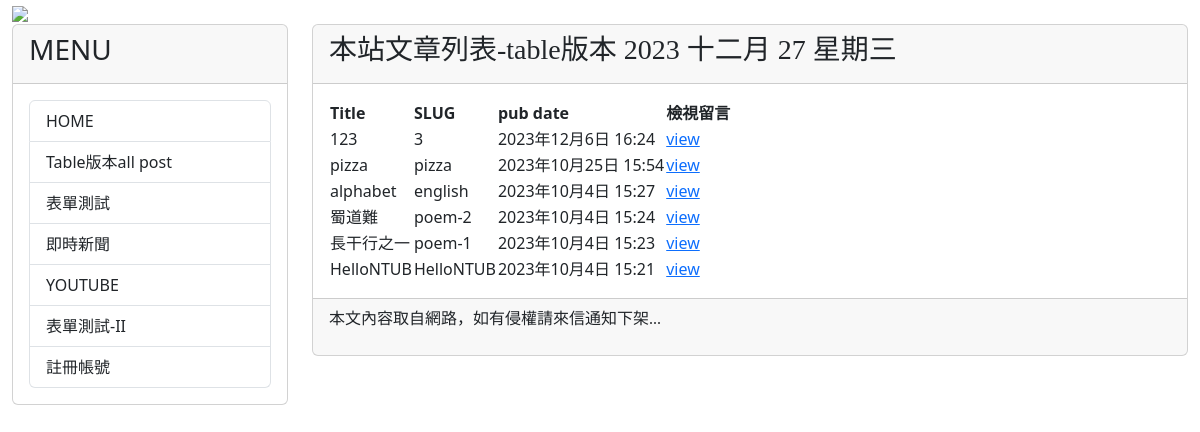
Page /post/ on the committed database.
### mysite/models.py (models this page shows, shortened)
class Post(models.Model):
    title=models.CharField(max_length=200) #標題
    slug=models.CharField(max_length=200) #網址
    body=models.TextField() #內容
    category=models.TextField(null=True) #分類
    pub_date=models.DateTimeField(auto_now_add=True)
    class Meta:
        ordering=('-pub_date', ) #-反向排序

### mysite/views.py (the view)
# urls.py: path('post/', mv.show_all_posts, name="show-all-posts"),
def show_all_posts(request):
    posts=Post.objects.all()
    return render(request,'allposts.html',locals())

### mysite/templates/allposts.html (shortened to what this page needs)
{% extends "base2.html" %}
{% block headmessage %}
<h3 style='font-family:標楷體;'>本站文章列表-table版本</a>
    {% now 'Y M d D' %}
{% endblock headmessage %}
{% block content %}
{% for post in posts %}
{% if forloop.first %}
<table>
    <tr background='#cccccc'>
        <th>Title</th>
        <th>SLUG</th>
        <th>pub date</th>
        <th>檢視留言</th>
    </tr>
{% endif %}
    <tr background='{% cycle "#ffccff" "#ccffcc" %}'>
        <td>{{ post.title }}</td>
        <td>{{ post.slug }}</td>
        <td>{{ post.pub_date }}</td>
        <td><a href="{% url 'show-comments' post.id %}">view</a></td>
    </tr>
{% if forloop.last %}
</table>
{% endif %}
{% endfor %}
{% endblock content %}

### rows in the picture
Post: title "123", slug "3", pub_date "2023年12月6日 16:24"
Post: title "pizza", slug "pizza", pub_date "2023年10月25日 15:54"
Post: title "alphabet", slug "english", pub_date "2023年10月4日 15:27"
Post: title "蜀道難", slug "poem-2", pub_date "2023年10月4日 15:24"
Post: title "長干行之一", slug "poem-1", pub_date "2023年10月4日 15:23"
Post: title "HelloNTUB", slug "HelloNTUB", pub_date "2023年10月4日 15:21"
